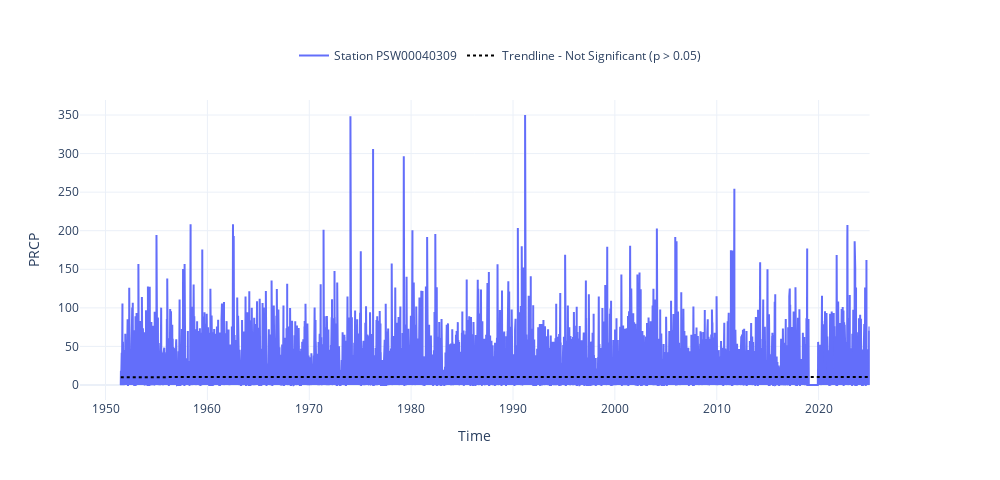

The cell this chart's notebook holds for it:
### Code cell
fig = plot_timeseries_interactive(dict_prcp, trendline=True, ylims = [None, None], figsize = (25, 12))

### Figure 1 — Plotly figure (JSON) as saved in the notebook; plotly's stock layout.template omitted (floating-point values rounded to 4 significant figures; data arrays with more than 128 entries replaced by an {"elided": "..."} marker saying what was removed)
{"data": [{"line": {"color": "#636EFA"}, "name": "Station PSW00040309", "type": "scatter", "x": {"elided": "27678 str values"}, "xaxis": "x", "y": {"elided": "27678 float values"}, "yaxis": "y"}, {"line": {"color": "black", "dash": "dot"}, "mode": "lines", "name": "Trendline - Not Significant (p > 0.05)", "showlegend": true, "type": "scatter", "x": {"elided": "26336 str values"}, "xaxis": "x", "y": {"elided": "26336 float values"}, "yaxis": "y"}], "layout": {"height": 480, "legend": {"font": {"size": 12}, "orientation": "h", "x": 0.5, "xanchor": "center", "y": 1.1, "yanchor": "bottom"}, "title": {"text": " "}, "width": 1000, "xaxis": {"anchor": "y", "domain": [0, 0.94], "title": {"text": "Time"}}, "yaxis": {"anchor": "x", "domain": [0, 1], "range": [null, null], "title": {"text": "PRCP"}}, "yaxis2": {"anchor": "x", "overlaying": "y", "side": "right"}}}
